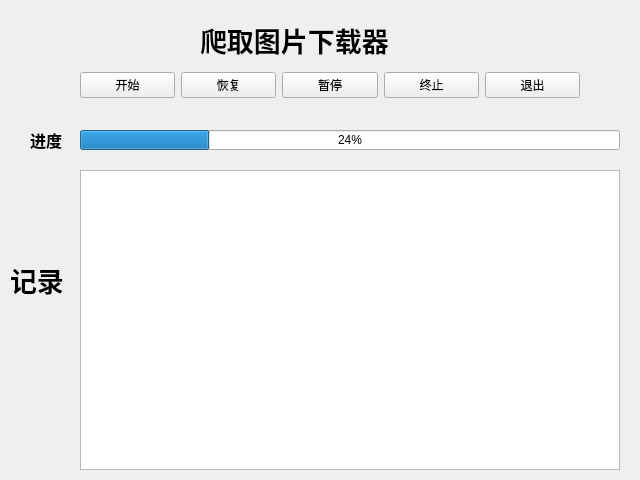
<?xml version="1.0" encoding="UTF-8"?>
<ui version="4.0">
 <class>Form</class>
 <widget class="QWidget" name="Form">
  <property name="geometry">
   <rect>
    <x>0</x>
    <y>0</y>
    <width>640</width>
    <height>480</height>
   </rect>
  </property>
  <property name="minimumSize">
   <size>
    <width>640</width>
    <height>480</height>
   </size>
  </property>
  <property name="windowTitle">
   <string>Form</string>
  </property>
  <widget class="QWidget" name="layoutWidget">
   <property name="geometry">
    <rect>
     <x>80</x>
     <y>70</y>
     <width>500</width>
     <height>30</height>
    </rect>
   </property>
   <layout class="QHBoxLayout" name="horizontalLayout">
    <item>
     <widget class="QPushButton" name="start">
      <property name="text">
       <string>开始</string>
      </property>
     </widget>
    </item>
    <item>
     <widget class="QPushButton" name="recove">
      <property name="text">
       <string>恢复</string>
      </property>
     </widget>
    </item>
    <item>
     <widget class="QPushButton" name="suspend">
      <property name="text">
       <string>暂停</string>
      </property>
     </widget>
    </item>
    <item>
     <widget class="QPushButton" name="stop">
      <property name="text">
       <string>终止</string>
      </property>
     </widget>
    </item>
    <item>
     <widget class="QPushButton" name="exit">
      <property name="text">
       <string>退出</string>
      </property>
     </widget>
    </item>
   </layout>
  </widget>
  <widget class="QLabel" name="label">
   <property name="geometry">
    <rect>
     <x>30</x>
     <y>130</y>
     <width>40</width>
     <height>20</height>
    </rect>
   </property>
   <property name="font">
    <font>
     <family>Arial</family>
     <pointsize>12</pointsize>
     <weight>75</weight>
     <bold>true</bold>
    </font>
   </property>
   <property name="text">
    <string>进度</string>
   </property>
   <property name="textFormat">
    <enum>Qt::AutoText</enum>
   </property>
  </widget>
  <widget class="QProgressBar" name="schedule">
   <property name="geometry">
    <rect>
     <x>80</x>
     <y>130</y>
     <width>540</width>
     <height>20</height>
    </rect>
   </property>
   <property name="value">
    <number>24</number>
   </property>
  </widget>
  <widget class="QListWidget" name="read_list">
   <property name="geometry">
    <rect>
     <x>80</x>
     <y>170</y>
     <width>540</width>
     <height>300</height>
    </rect>
   </property>
  </widget>
  <widget class="QLabel" name="label_2">
   <property name="geometry">
    <rect>
     <x>10</x>
     <y>260</y>
     <width>70</width>
     <height>40</height>
    </rect>
   </property>
   <property name="font">
    <font>
     <family>Arial</family>
     <pointsize>20</pointsize>
     <weight>75</weight>
     <bold>true</bold>
    </font>
   </property>
   <property name="text">
    <string>记录</string>
   </property>
  </widget>
  <widget class="QLabel" name="title">
   <property name="geometry">
    <rect>
     <x>200</x>
     <y>20</y>
     <width>240</width>
     <height>40</height>
    </rect>
   </property>
   <property name="font">
    <font>
     <family>Arial</family>
     <pointsize>20</pointsize>
     <weight>75</weight>
     <bold>true</bold>
    </font>
   </property>
   <property name="text">
    <string>爬取图片下载器</string>
   </property>
  </widget>
 </widget>
 <resources/>
 <connections/>
</ui>
